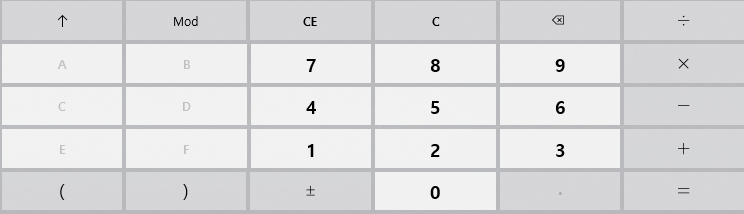
#> input picture 008 Python Realworld/imgs/calc.png, 744 x 214 px, given in place of .tmp_screen.png, which was not available
$ python opencv.py
#> lines starting #> are read from the running program, lines starting #| are printed output that depends on the picture; pictures that were not available may be replaced by others from this repository, and a replacement may not be noted
# -*- coding: utf-8 -*-
import pyautogui as py
import cv2, time
import numpy as np
from subprocess import run
from opencvloc import locateCenterImage

# locateCenterOnScreen
# 그림과 일치하는 위치의 좌표 반환 함수
# 그림파일을 png로 설정해야 함.

# lx, ly = py.locateCenterOnScreen("image.png")
# py.moveTo(lx, ly)

def locateCenterImage(img_file):
#> called with img_file = './imgs/btn_5.png'
    tmp_screen = py.screenshot('./imgs/.tmp_screen.png')
    cv_screen = cv2.imread("./imgs/.tmp_screen.png")
#> cv_screen is the input picture: shape (214, 744, 3); mean B, G, R 223.4, 221.7, 221.6
    cv_img = cv2.imread(img_file)
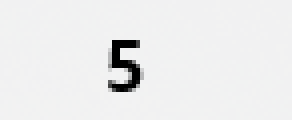
#> input picture 008 Python Realworld/imgs/btn_5.png, 73 x 30 px (shown 4 times larger)
#> cv_img is the input picture: shape (30, 73, 3); mean B, G, R 235.8, 235.2, 235
    i_width, i_height, _ = cv_img.shape
#> i_width = 30; i_height = 73

    result = cv2.matchTemplate(cv_screen, cv_img, cv2.TM_CCOEFF_NORMED)
    y, x = np.unravel_index(result.argmax(), result.shape)
#> y = 91; x = 404

    return (x + int(i_width / 2), y + int(i_height / 4))

run(["calc"])

time.sleep(1)

x, y = locateCenterImage("./imgs/btn_5.png")
#> x = 419; y = 109
py.click(x, y)

x, y = locateCenterImage("./imgs/btn_mul.png")
#> call 2 of locateCenterImage, with img_file = './imgs/btn_mul.png'
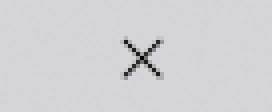
#> input picture 008 Python Realworld/imgs/btn_mul.png, 68 x 28 px (shown 4 times larger)
#> in locateCenterImage, cv_img is the input picture: shape (28, 68, 3); mean B, G, R 213.1, 210.9, 210.9
#> in locateCenterImage (call 2), `result = cv2.matchTemplate(cv_screen, cv_img, cv2.TM_CCOEFF_NORMED)`:
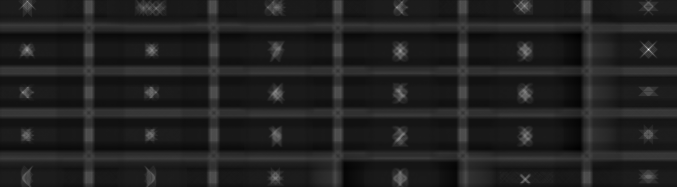
#> result: shape (187, 677) float32; min -0.144, max 1, mean 0.00368; drawn with min black and max white
#> in locateCenterImage (call 2), `y, x = np.unravel_index(result.argmax(), result.shape)`: y = 49; x = 648
#> x = 662; y = 66
py.click(x, y)

x, y = locateCenterImage("./imgs/btn_3.png")
#> call 3 of locateCenterImage, with img_file = './imgs/btn_3.png'
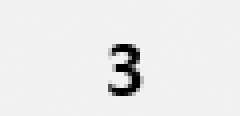
#> input picture 008 Python Realworld/imgs/btn_3.png, 60 x 29 px (shown 4 times larger)
#> in locateCenterImage, cv_img is the input picture: shape (29, 60, 3); mean B, G, R 234.6, 233.8, 233.7
#> in locateCenterImage (call 3), `result = cv2.matchTemplate(cv_screen, cv_img, cv2.TM_CCOEFF_NORMED)`:
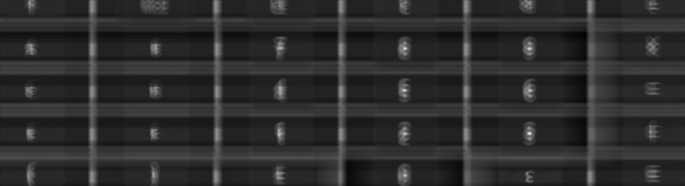
#> result: shape (186, 685) float32; min -0.216, max 1, mean 0.000769; drawn with min black and max white
#> in locateCenterImage (call 3), `y, x = np.unravel_index(result.argmax(), result.shape)`: y = 133; x = 529
#> x = 543; y = 148
py.click(x, y)

x, y = locateCenterImage("./imgs/btn_eql.png")
#> call 4 of locateCenterImage, with img_file = './imgs/btn_eql.png'
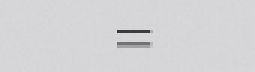
#> input picture 008 Python Realworld/imgs/btn_eql.png, 85 x 24 px (shown 3 times larger)
#> in locateCenterImage, cv_img is the input picture: shape (24, 85, 3); mean B, G, R 214, 211.7, 211.7
#> in locateCenterImage (call 4), `result = cv2.matchTemplate(cv_screen, cv_img, cv2.TM_CCOEFF_NORMED)`:
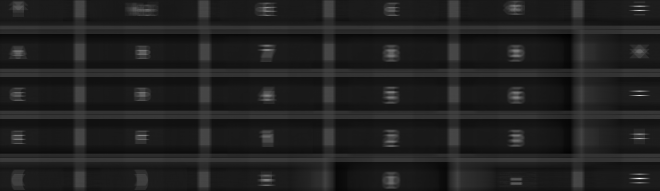
#> result: shape (191, 660) float32; min -0.142, max 1, mean 0.00517; drawn with min black and max white
#> in locateCenterImage (call 4), `y, x = np.unravel_index(result.argmax(), result.shape)`: y = 178; x = 639
#> x = 651; y = 199
py.click(x, y)
